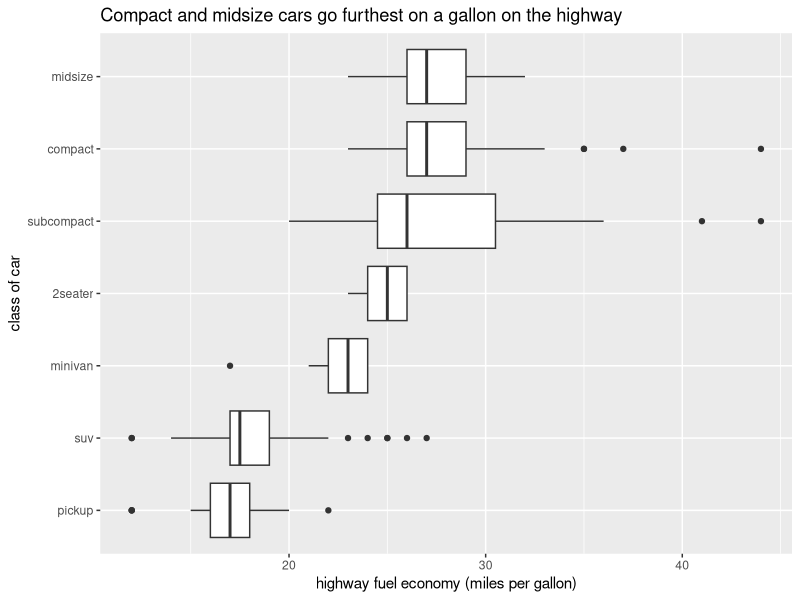

The R source for this figure:
## ---- chunk 1
library(ggplot2)
ggplot(mpg, aes(x = hwy, y = reorder(class, hwy, FUN = median))) +
  geom_boxplot() +
  labs(x = "highway fuel economy (miles per gallon)", y = "class of car",
       title = "Compact and midsize cars go furthest on a gallon on the highway")
